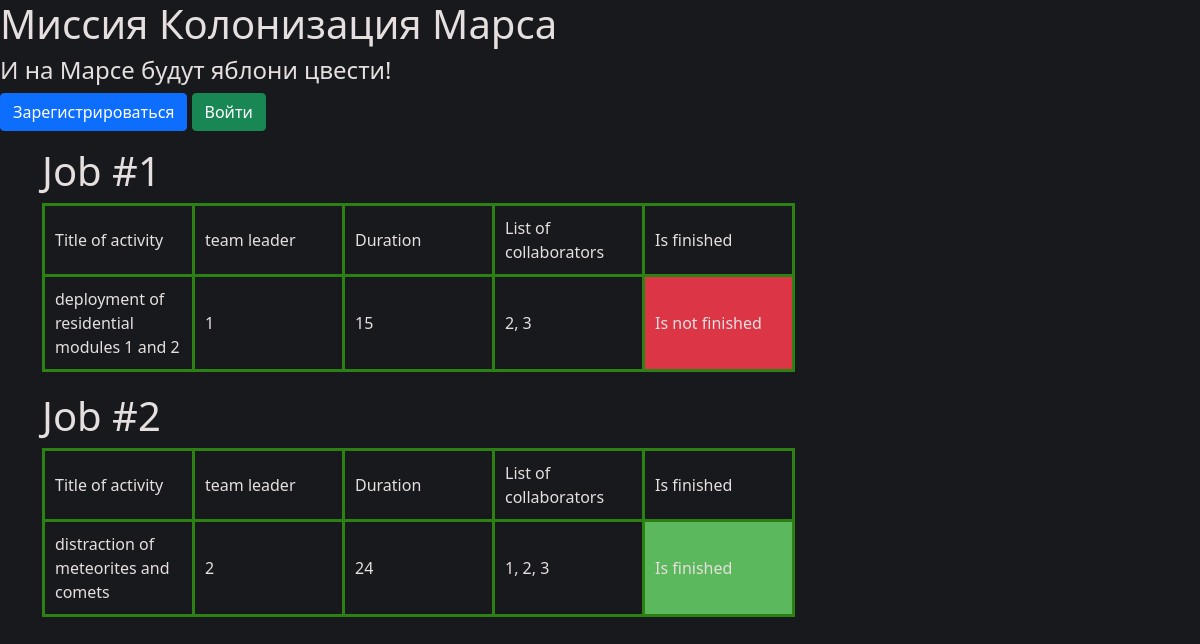
/table, run on an earlier commit of the app's database.
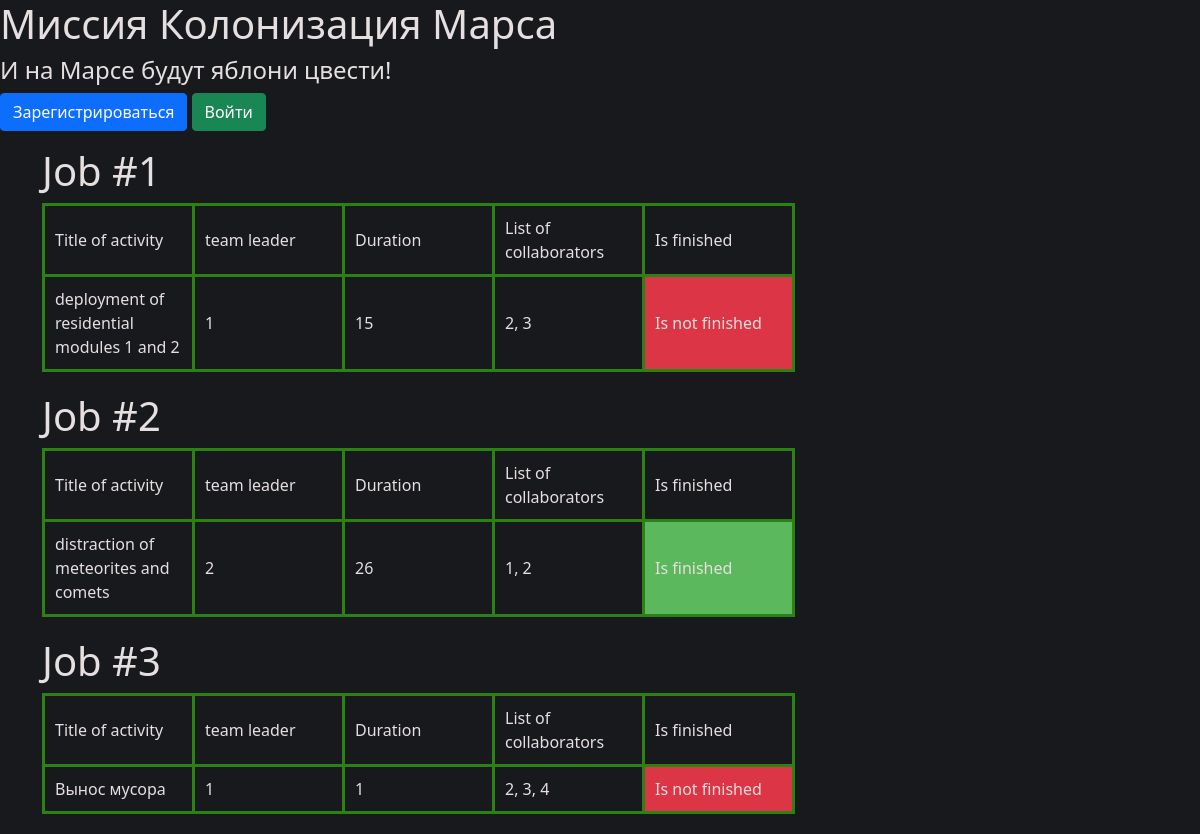
And on a later commit of the database.
### data/jobs.py (models this page shows, shortened)
class Job(SqlAlchemyBase):
    __tablename__ = 'jobs'
    id = sqlalchemy.Column(sqlalchemy.Integer,
                           primary_key=True, autoincrement=True)
    team_leader = sqlalchemy.Column(sqlalchemy.Integer, sqlalchemy.ForeignKey("users.id"))
    job = sqlalchemy.Column(sqlalchemy.String)
    work_size = sqlalchemy.Column(sqlalchemy.Integer)
    collaborators = sqlalchemy.Column(sqlalchemy.String)
    start_date = sqlalchemy.Column(sqlalchemy.DateTime, default=datetime.datetime.now)
    end_date = sqlalchemy.Column(sqlalchemy.DateTime)
    is_finished = sqlalchemy.Column(sqlalchemy.Boolean, default=False)
    user = orm.relationship('User')

### repr.py (the view)
@app.route('/table')
def table():
    db_sess = create_session()
    lst = []
    for job in db_sess.query(Job).all():
        lst.append(job)
    return render_template('table.html', title='Работа', list=lst)

### data/db_session.py (called while the page is built)
def create_session() -> Session:
    global __factory
    return __factory()

### templates/table.html
{% extends "base.html" %}
{% block hed %}
<link rel="stylesheet" href="/static/css/table.css">
{% endblock %}
{% block content %}
{% for job in list %}
<h1>Job #{{job.id}}</h1>
<table>
    <thead>
    <tr>
        <td>Title of activity</td>
        <td>team leader</td>
        <td>Duration</td>
        <td>List of collaborators</td>
        <td>Is finished</td>
    </tr>
    </thead>
    <tbody>
        <tr>
            <td>{{job.job}}</td>
            <td>{{job.team_leader}}</td>
            <td>{{job.work_size}}</td>
            <td>{{job.collaborators}}</td>
            {% if job.is_finished %}
            <td class="finished">Is finished</td>
            {% else %}
            <td class="not_finished">Is not finished</td>
            {% endif %}
        </tr>
    </tbody>
</table>
{% endfor %}
{% endblock %}

### templates/base.html (shortened to what this page needs)
<!DOCTYPE html>
<html lang="en">
    <head>
                    <link rel="stylesheet"
                    href="https://cdn.jsdelivr.net/npm/bootstrap@5.0.0-beta1/dist/css/bootstrap.min.css"
>
        {% block hed%}{% endblock %}
    </head>
    <body>
    <h1>Миссия Колонизация Марса</h1>
    <h4>И на Марсе будут яблони цвести!</h4>
    {% if current_user.is_authenticated %}
    <a class="navbar-brand" href="/logout">{{ current_user.name + " " + current_user.surname }}</a>
{% else %}
    <p>
        <a class="btn btn-primary " href="/register">Зарегистрироваться</a>
        <a class="btn btn-success" href="/login">Войти</a>
    </p>
{% endif %}
    <main role="main" class="container">
    {% block content %}{% endblock %}
    </main>
    </body>
</html>

### static/css/table.css (style rules this page uses)
td { text-align: left; padding: 10px; border: 3px solid rgb(43, 129, 17); min-width: 150px; }
td.finished { background: #5cb85c }
td.not_finished { background: #dc3545 }
body { background-color: #18191C; color: #e6dfdf; }
table { width: 650px; border-top: 7px solid rgb(43, 129, 17); border-collapse: collapse; text-align: center; margin-bottom: 20px; border: 1px solid #dddddd; }

What changed in the data, as far as the page shows it:
changed Job "distraction of meteorites and comets": work_size "24" → "26"; collaborators "1, 2, 3" → "1, 2"
added Job: id "3", job "Вынос мусора", team_leader "1", work_size "1", collaborators "2, 3, 4", is_finished "Is not finished"
